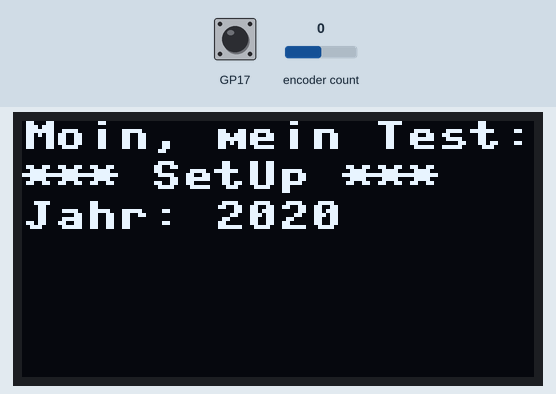
Recording of a program running on a simulated Raspberry Pi Pico running MicroPython. On the bench: 128×64 one-colour display. The test bench sets the inputs (shaded band); at power-on: GP17 HIGH, encoder count 0. Library files of the repository ran but are not shown: ssd1306.py; what the program prints to the serial console is not drawn.

Above: at 1.2 s.
1.3 s: GP17 pulled LOW for 3 s
At 2.0 s:
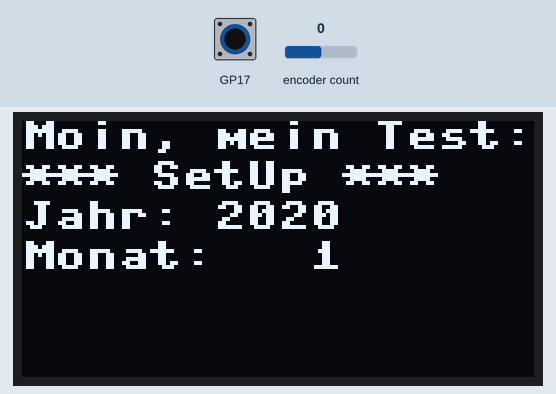
34.0 s: GP17 pulled LOW for 3 s
At 35.2 s:
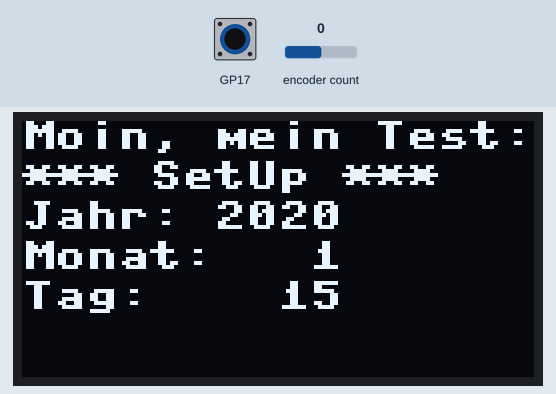
66.7 s: GP17 pulled LOW for 3 s
At 68.2 s:
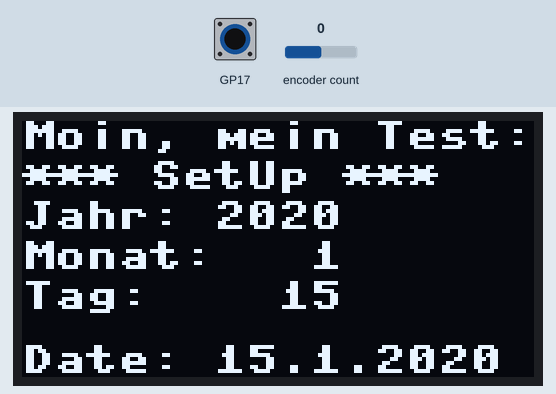
Timing chart, 0 to 69.7 s (numbered marks = the images above; inputs shaded):
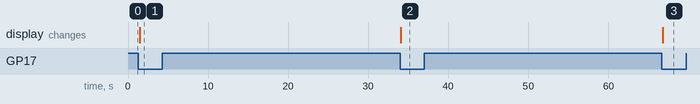

The program:

PB-09-3-20-Demo_Rotary_Decoder_und_SSD1306.py
```python
# Bibliotheken laden
from rotary import Rotary
from utime import sleep
from machine import Pin, I2C
from ssd1306 import SSD1306_I2C


# Initialisiere I2C
i2c_dev = I2C(0, scl=Pin(5), sda=Pin(4), freq=400000)

# Initialisiere SSD1306 Display
oled = SSD1306_I2C(128,64, i2c_dev) # oled controller

# GPIOs zum Rotary Encoder
pin_dt = 18
pin_clk = 19
pin_sw = 17

# Initialiserung Rotary Encoder
rotary = Rotary(pin_dt, pin_clk, pin_sw)
value = 0
weiter = False

# Funktion
def rotary_changed(change):
    global value
    global weiter
    if change == Rotary.ROT_CW:
        value = value + 1
        print('Rechts (', value, ')')
    elif change == Rotary.ROT_CCW:
        value = value - 1
        print('Links (', value, ')')
    elif change == Rotary.SW_PRESS:
        print('Gedrückt')
        weiter = True
        #value = 0
    elif change == Rotary.SW_RELEASE:
        print('Losgelassen')

# Wenn der Encoder bedient wird
rotary.add_handler(rotary_changed)

print("44")

oled.fill(0)
oled.text("Moin, mein Test:", 0, 0)
oled.text("*** SetUp ***", 0, 10)
oled.show()

#oled.fill_rect(0, 40, 128, 10, 0)  # (x, y, width, height, color)
#oled.text("Eingabe: {:>6.0f}".format(value), 0, 40)
#oled.show()

#Jahr eingeben
value=2020
while weiter == False:
    print(value)
    strValue = str(value)
    oled.fill_rect(0, 20, 128, 10, 0)  # (x, y, width, height, color)
    oled.text("Jahr: "+strValue, 0, 20)
    oled.show()
    sleep(.1)
Jahr=value
print("Jahr: ", Jahr)
weiter = False


#Monat eingeben
value=1
while weiter == False:
    print(value)
    strValue = str(value)
    oled.fill_rect(0, 30, 128, 10, 0)  # (x, y, width, height, color)
    if len(strValue)==1:
        oled.text("Monat:   "+strValue, 0, 30)
    elif len(strValue)==2:
        oled.text("Monat:  "+strValue, 0, 30)
    oled.show()
    sleep(.1)
Monat=value
print("Monat: ", Monat)
weiter = False

#Tag eingeben
value=15
while weiter == False:
    print(value)
    strValue = str(value)
    oled.fill_rect(0, 40, 128, 10, 0)  # (x, y, width, height, color)
    if len(strValue)==1:
        oled.text("Tag:     "+strValue, 0, 40)
    elif len(strValue)==2:
        oled.text("Tag:    "+strValue, 0, 40)
    oled.show()
    sleep(.1)
Tag=value
print("Tag: ", Tag)
weiter = False

oled.fill_rect(0, 56, 128, 10, 0)  # (x, y, width, height, color)
Datum = "Date: "+str(Tag)+"."+str(Monat)+"."+str(Jahr)
oled.text(Datum, 0, 56)
oled.show()


'''
#Stunde eingeben
value=1
while weiter == False:
    print(value)
    sleep(.1)
Stunde=value
print("Stunde: ", Stunde)
weiter = False

#Minute eingeben
value=1
while weiter == False:
    print(value)
    sleep(.1)
Minute=value
print("Minute: ", Minute)
'''

# Statt den Handler zu entfernen, eine leere Funktion setzen
def ignore_rotary(change):
    pass

rotary.add_handler(ignore_rotary)  # Ersetzt den alten Handler
print("Rotary deaktiviert.")


"""
### Beschreibung des Programms ###

Dieses Programm läuft auf einem Raspberry Pi Pico und ermöglicht die Eingabe eines Datums
(Jahr, Monat, Tag) mithilfe eines Drehencoders (Rotary Encoder). Das eingegebene Datum
wird auf einem SSD1306 OLED-Display angezeigt.

### Hardware:
- **Raspberry Pi Pico**
- **Rotary Encoder** mit drei GPIO-Verbindungen:
  - `pin_dt = 18` (Datenleitung)
  - `pin_clk = 19` (Taktleitung)
  - `pin_sw = 17` (Taster)
- **SSD1306 OLED-Display**, angeschlossen über I2C:
  - `SCL = Pin 5`
  - `SDA = Pin 4`

### Funktionsweise:
1. **Initialisierung:**
   - Der I2C-Bus wird konfiguriert
   - Das OLED-Display wird initialisiert
   - Der Rotary Encoder wird eingerichtet

2. **Eingabeprozess:**
   - Der Rotary Encoder kann gedreht werden, um Werte zu erhöhen oder zu verringern
   - Beim Drücken des Encoders wird die Eingabe bestätigt
   - Der Benutzer gibt **nacheinander das Jahr, den Monat und den Tag** ein

3. **Anzeige des Datums:**
   - Das eingegebene Datum wird auf dem OLED-Display angezeigt
   - Nach der letzten Eingabe werden weitere Eingaben vom Rotary Encoder ignoriert

### Steuerung:
- **Drehen nach rechts:** Wert erhöhen
- **Drehen nach links:** Wert verringern
- **Drücken des Encoders:** Eingabe bestätigen

### Deaktivierung des Encoders:
Nach Abschluss der Eingabe wird der Rotary Encoder deaktiviert, sodass keine weiteren
Änderungen mehr möglich sind.

"""
```

Measured:
- after the input at 1.3 s, the display: changes after 0.15 s (image 1)
- after the input at 34.0 s, the display: changes at once (image 2)
- after the input at 66.7 s, the display: changes after 0.07 s (image 3)
